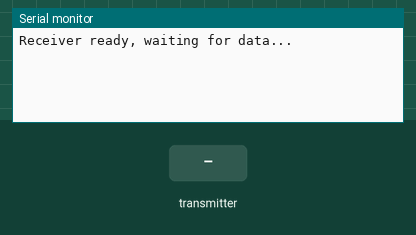
This sketch was run on a simulated Arduino Uno, built with avr-gcc and run on an emulated ATmega328P. Parts: the last lines printed to the serial monitor. The test bench sets the inputs (shaded band). No radio packets arrive unless stated.

Above: at 1.2 s.
1.3 s: the transmitter starts sending code1 = 0
At 2.3 s:
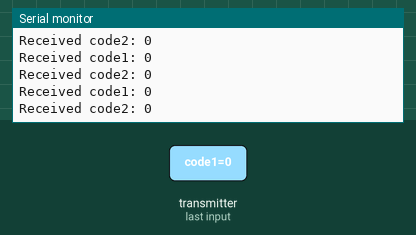
5.8 s: the transmitter starts sending code1 = 1
7.3 s: the transmitter starts sending code2 = 1
At 8.0 s:
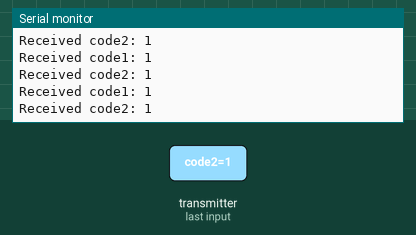

Measured:
- after the input at 1.3 s, the serial monitor: prints a new line at once (image 1)
- after the input at 7.3 s, the serial monitor: prints a new line at once (image 2)

The sketch:

uproszczony.ino
```cpp
#include <SPI.h>
#include <nRF24L01.h>
#include <RF24.h>
#include <RF24_config.h>

#define CE_PIN 9
#define CSN_PIN 10

RF24 radio(CE_PIN, CSN_PIN);
const byte address[6] = {0xF0, 0xF0, 0xF0, 0xF0, 0xE1}; // Taki sam adres jak w nadajniku

struct Payload {
  int code1;
  int code2;
};
Payload payload;

void setup() {
  Serial.begin(9600);

  if (!radio.begin()) {
    Serial.println("Radio initialization failed.");
    while (true);
  }

  radio.openReadingPipe(1, address); // Otwórz adres jako odbiornik
  radio.setPALevel(RF24_PA_MIN);     // Niski poziom mocy
  radio.setDataRate(RF24_1MBPS);     // Ustaw prędkość 1Mbps
  radio.startListening();            // Przełącz na tryb odbioru

  Serial.println("Receiver ready, waiting for data...");
}

void loop() {
  if (radio.available()) {
    radio.read(&payload, sizeof(payload)); // Odczytaj dane do struktury payload
    Serial.print("Received code1: ");
    Serial.println(payload.code1);
    Serial.print("Received code2: ");
    Serial.println(payload.code2);
  }
}
```
